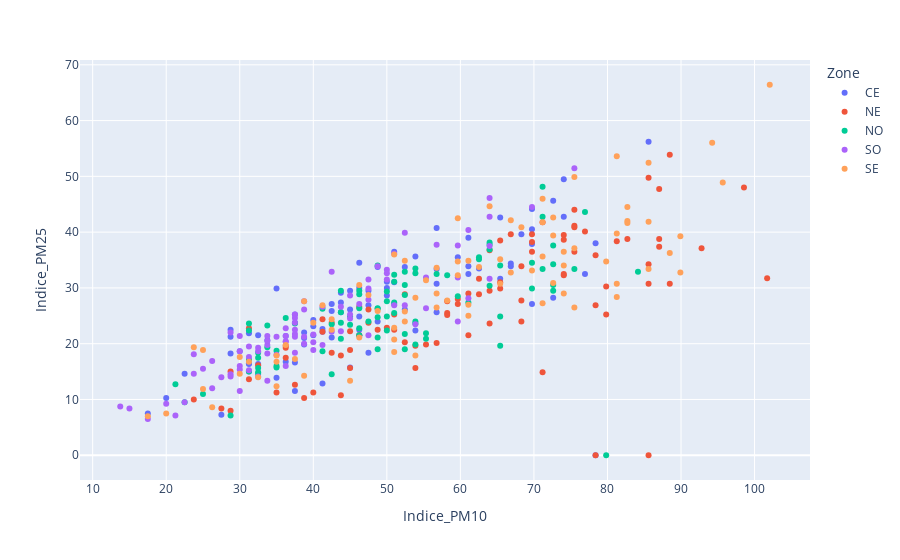

Notebook cell for this chart:
### Markdown cell above
Realizamos una grafica para poder ver si tenemos alguna relación entre el indice de $PM_{10}$ y $PM_{2.5}$ para el año 2020 de acuerdo a cada Zona

### Code cell
df_2020 = df[df["Year"] == 2020]
fig = px.scatter(df_2020, x="Indice_PM10", y="Indice_PM25",
                 color="Zone")
fig.show()
